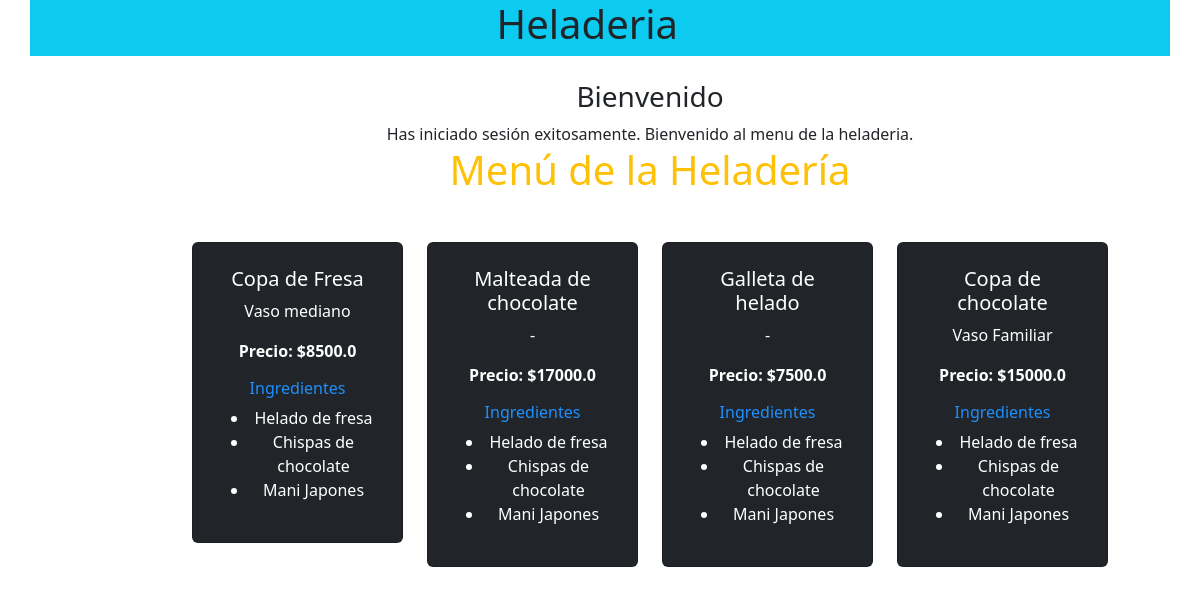
/dashboard, run on the app's committed database.
### models/Productos.py (models this page shows, shortened)
class Producto(db.Model):
        __tablename__ = 'productos'
        id = db.Column(db.Integer, primary_key = True)
        nombre = db.Column(db.String(100), nullable = False, unique = True)
        precio_publico = db.Column(db.Float, nullable = False)
        rentabilidad = db.Column(db.Float, nullable = False)
        tipo_vaso = db.Column(db.String(100))
        volumen = db.Column(db.Float)
        ingrediente1_id = db.Column(db.Integer, db.ForeignKey('ingredientes.id'),nullable = True)
        ingrediente2_id = db.Column(db.Integer, db.ForeignKey('ingredientes.id'), nullable = True)
        ingrediente3_id = db.Column(db.Integer, db.ForeignKey('ingredientes.id'), nullable = True)
        ventas_totales = db.Column(db.Integer, default=0)
        ingrediente1 = db.relationship('Ingrediente', foreign_keys=[ingrediente1_id])
        ingrediente2 = db.relationship('Ingrediente', foreign_keys=[ingrediente2_id])
        ingrediente3 = db.relationship('Ingrediente', foreign_keys=[ingrediente3_id])

### models/Ingredientes.py (models this page shows, shortened)
class Ingrediente(db.Model):
    __tablename__ = 'ingredientes'
    id = db.Column(db.Integer, primary_key = True)
    nombre = db.Column(db.String(100))
    precio = db.Column(db.Float)
    calorias = db.Column(db.Float)
    inventario = db.Column(db.Integer)
    es_vegetariano = db.Column(db.Boolean)
    sabor = db.Column(db.String(100))

### views/Heladeria_controller.py (the view)
    @app.route('/dashboard')
    def dashboard():
        productos = None
        productos = Producto.query.limit(4).all()
        return render_template('dashboard.html', productos = productos or " - ", )

### templates/dashboard.html (shortened to what this page needs)
{% include '/scripts.html'  %}
<!DOCTYPE html>
<html lang="en">
<head>
</head>
<div class="container bg-info">
    <div class="row align-items-start">
        <div class="col">
            <h1 class="bg-info" style="margin-right:30rem ;"> Heladeria</h1>
         </div>
    </div>
</div>
<main class="main text-center py-4">
    <body>
        <h3>Bienvenido</h3>
    <span>Has iniciado sesión exitosamente. Bienvenido al menu de la heladeria.</span>
    <h1 class="text-center text-warning">Menú de la Heladería</h1>
          <div class="container mt-5 table table-dark" >
              <div class="row mt-4">
                  {% for producto in productos %}
                  <div class="col-md-3">
                      <div class="card">
                          <div class="card-body">
                              <h5 class="card-title">{{ producto.nombre }}</h5>
                              {% if producto %}
                              <p class="card-text">{{ producto.tipo_vaso }}</p>
                              {% else %}
                              <p class="card-text"> - </p>
                              {% endif %}
                              <p class="card-text"><strong>Precio: ${{ producto.precio_publico }}</strong></p>
                              <h6 class="card-title" style="color: dodgerblue;">Ingredientes</h6>
                              <ul>
                                  <li> {{ producto.ingrediente1.nombre if producto.ingrediente1 }}</li>
                                  <li> {{ producto.ingrediente2.nombre if producto.ingrediente2 }}</li>
                                  <li> {{ producto.ingrediente3.nombre if producto.ingrediente3 }}</li>
                              </ul>
                          </div>
                      </div>
                  </div>
                  {% endfor %}
              </div>
          </div>
      </body>
      </html>
</body>
</html>

### templates/scripts.html (shortened to what this page needs)
<link href="https://cdn.jsdelivr.net/npm/bootstrap@5.3.3/dist/css/bootstrap.min.css" rel="stylesheet">
<link rel="stylesheet" href="https://use.fontawesome.com/releases/v5.12.1/css/all.css">
<link rel="stylesheet" href="{{ url_for('static', filename='css/style2.css' ) }}">

### static/css/style2.css (style rules this page uses)
* { margin: 0px; padding: 0px; box-sizing: border-box; }
main { width: 80%; height: 40rem; border: none; padding: 1px 10px 6px 10px; border-radius: 20px; justify-content: center; margin-left: 170px; }

### data on the page
Producto: nombre "Copa de Fresa", tipo_vaso "Vaso mediano", precio_publico "8500.0", ingrediente1 "Helado de fresa", ingrediente2 "Chispas de chocolate", ingrediente3 "Mani Japones"
Producto: nombre "Malteada de chocolate", tipo_vaso "-", precio_publico "17000.0", ingrediente1 "Helado de fresa", ingrediente2 "Chispas de chocolate", ingrediente3 "Mani Japones"
Producto: nombre "Galleta de helado", tipo_vaso "-", precio_publico "7500.0", ingrediente1 "Helado de fresa", ingrediente2 "Chispas de chocolate", ingrediente3 "Mani Japones"
Producto: nombre "Copa de chocolate", tipo_vaso "Vaso Familiar", precio_publico "15000.0", ingrediente1 "Helado de fresa", ingrediente2 "Chispas de chocolate", ingrediente3 "Mani Japones"
